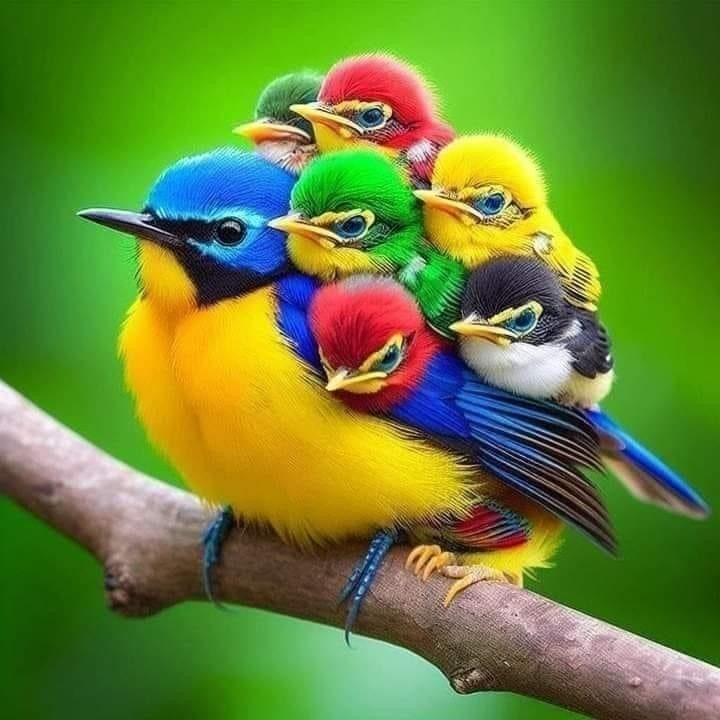
#> input picture PatternRecognition/assignment/source/bird.jpg, 720 x 720 px, found by its file name
$ python ROI.py
#> lines starting #> are read from the running program, lines starting #| are printed output that depends on the picture
import cv2
import numpy as np
import matplotlib.pyplot as plt

def histogram_stretching(roi):
    min_val = np.min(roi)
    max_val = np.max(roi)
    stretched = (roi - min_val) * (255.0 / (max_val - min_val))
    return np.clip(stretched, 0, 255).astype(np.uint8)

# 이미지 불러오기
img = cv2.imread('/Users/simjuheun/Desktop/myProject/machine_Learning/PatternRecognition/assignment/source/bird.jpg', cv2.IMREAD_GRAYSCALE)
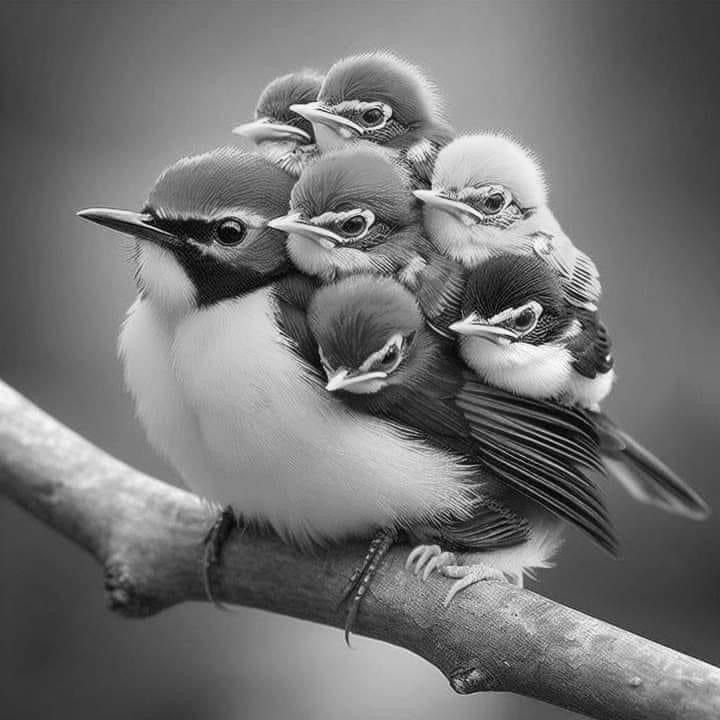
#> img: shape (720, 720); min 0, max 255, mean 114.7
if img is None:
    raise ValueError("이미지를 찾을 수 없습니다. 경로를 확인하세요.")

# ROI 지정 (예시: 중앙 100x100)
h, w = img.shape
#> h = 720; w = 720
x, y = w // 2 - 50, h // 2 - 50
#> x = 310; y = 310
roi = img[y:y+100, x:x+100]
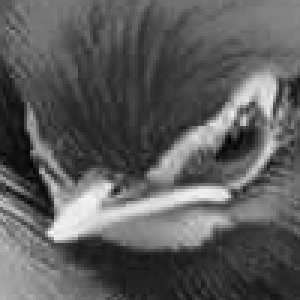
#> roi: shape (100, 100) (shown 3 times larger); min 0, max 250, mean 92.2

# 처리
equalized_roi = cv2.equalizeHist(roi)
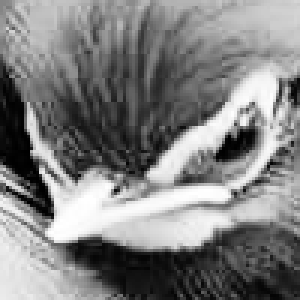
#> equalized_roi: shape (100, 100) (shown 3 times larger); min 0, max 255, mean 128.3
stretched_roi = histogram_stretching(roi)
#> in histogram_stretching, `min_val = np.min(roi)`: min_val = 0
#> in histogram_stretching, `max_val = np.max(roi)`: max_val = 250

# 시각화를 위한 배치
fig, axs = plt.subplots(3, 2, figsize=(10, 8))

titles = ['Original ROI', 'Equalized ROI', 'Stretched ROI']
images = [roi, equalized_roi, stretched_roi]

for i in range(3):
    axs[i][0].imshow(images[i], cmap='gray')
    axs[i][0].set_title(titles[i])
    axs[i][0].axis('off')

    axs[i][1].hist(images[i].ravel(), bins=256, range=[0, 256])
    axs[i][1].set_title(f"{titles[i]} Histogram")

plt.tight_layout()
plt.show()
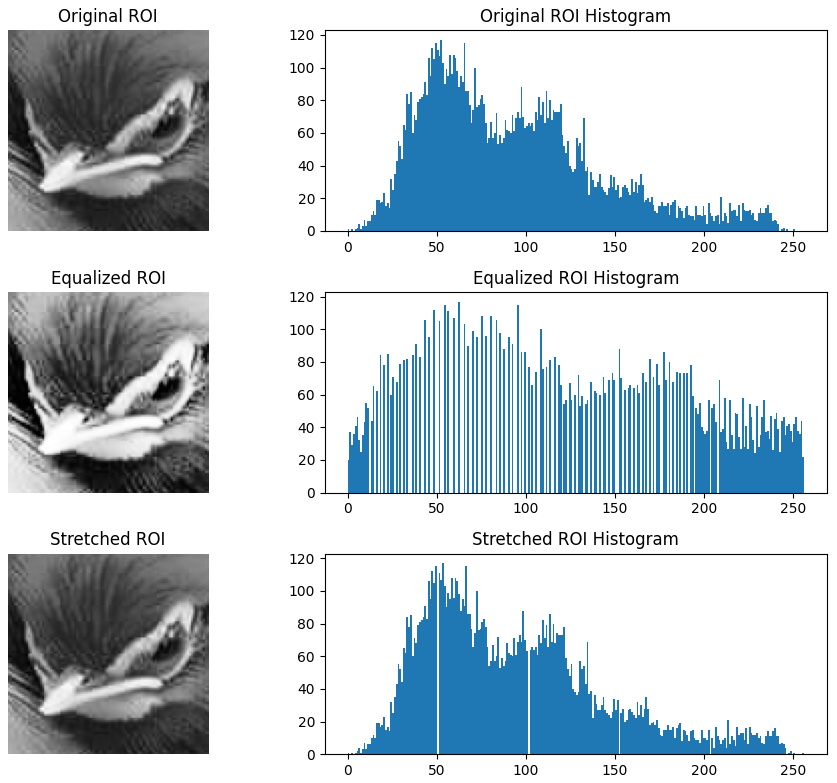
#> figure drawn by matplotlib, 6 panels; panel 2: tallest bar 117 high, from x = 52 to 53; panel 4: tallest bar 117 high, from x = 62 to 63; panel 6: tallest bar 117 high, from x = 53 to 54
